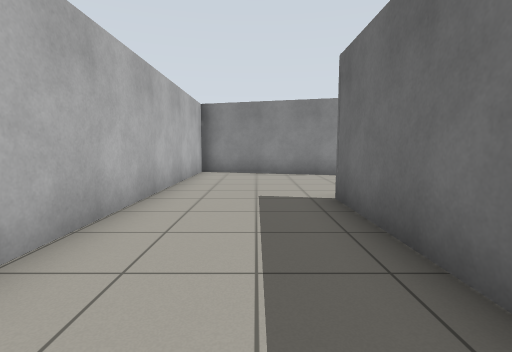
[1] (above)

24 first-person views from a walk through a Gazebo world. The camera is 0.94 m above the floor, tilts 6° down and sees 85° across. The floor is counted in squares, 1 m on a side. Each view is taken from the middle of a square. On the plan, view 1 faces up. The plan holds only what a view shows up to about 11 squares ahead; the rest is blank.

[2]
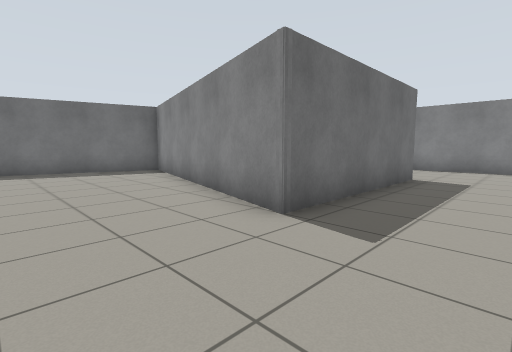

[3]
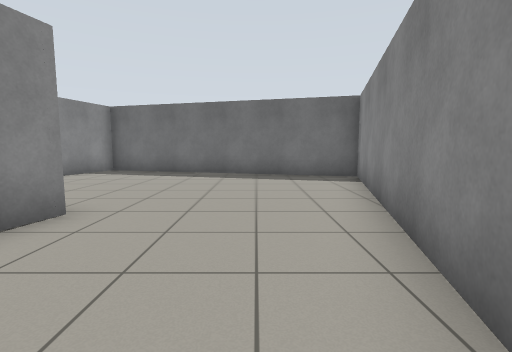

[4]
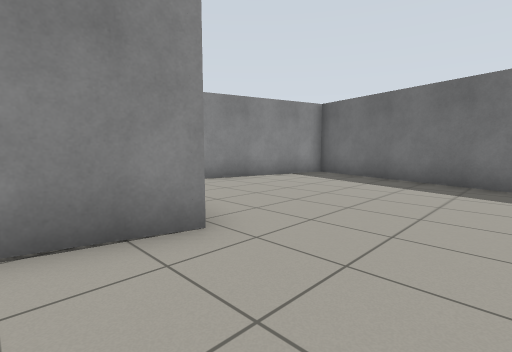

[5]
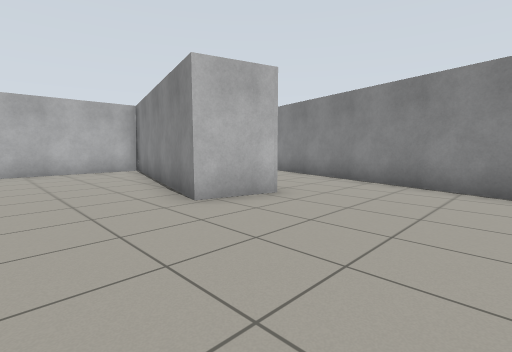

[6]
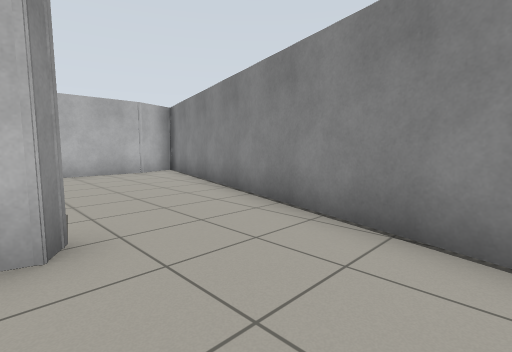

[7]
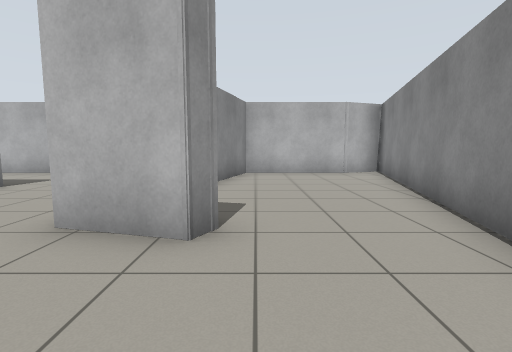

[8]
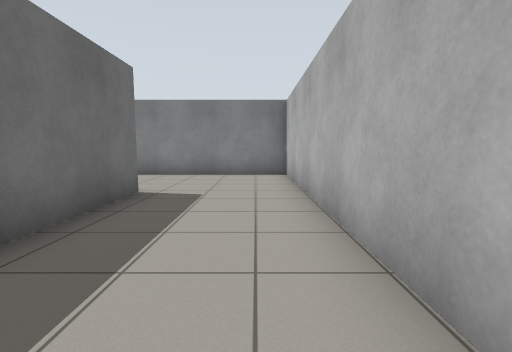

[9]
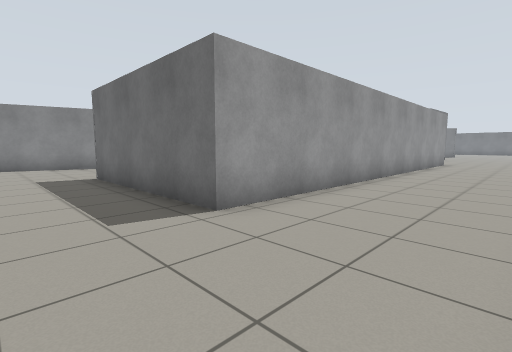

[10]
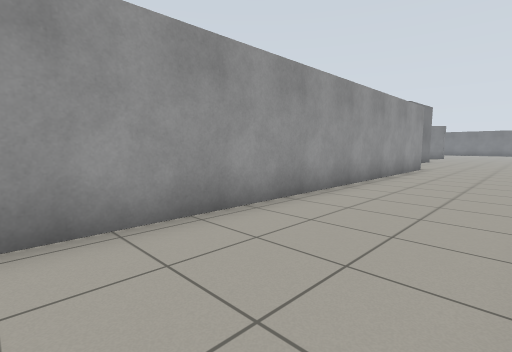

[11]
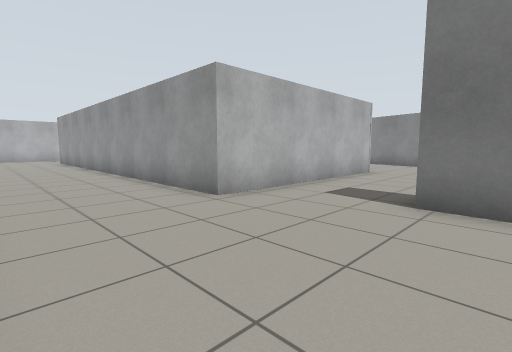

[12]
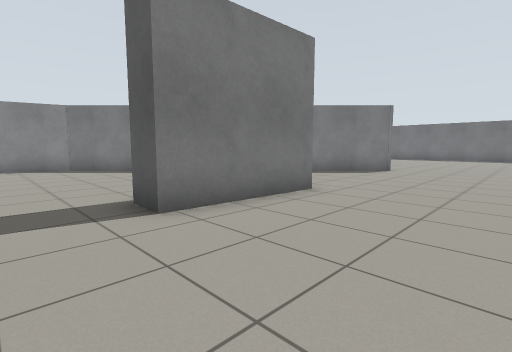

[13]
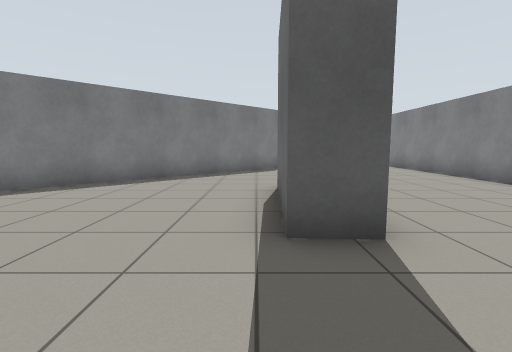

[14]
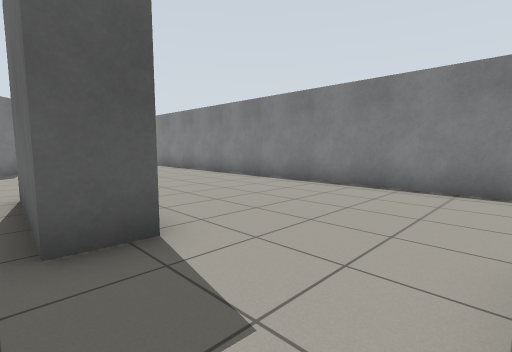

[15]
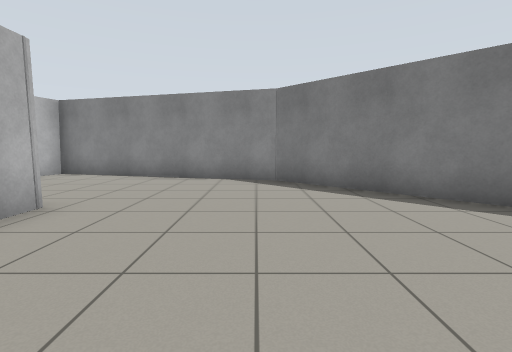

[16]
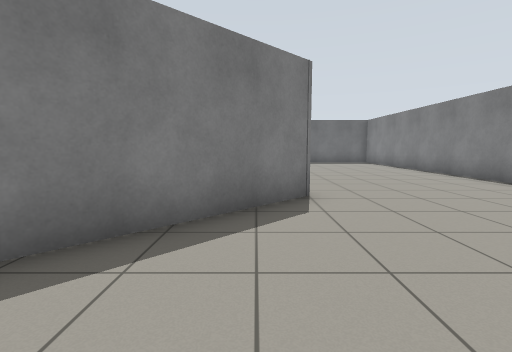

[17]
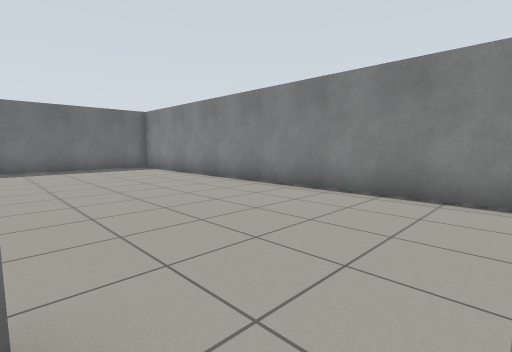

[18]
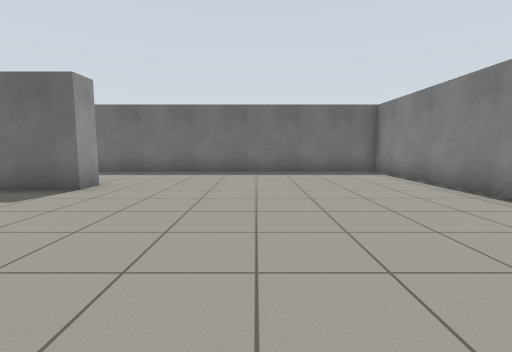

[19]
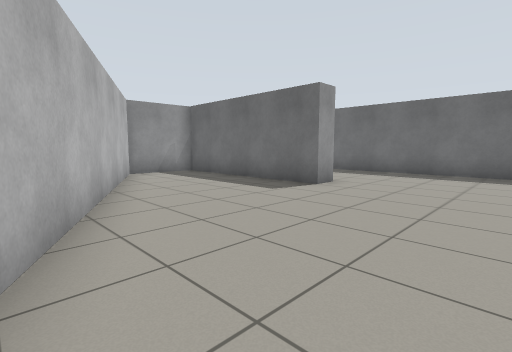

[20]
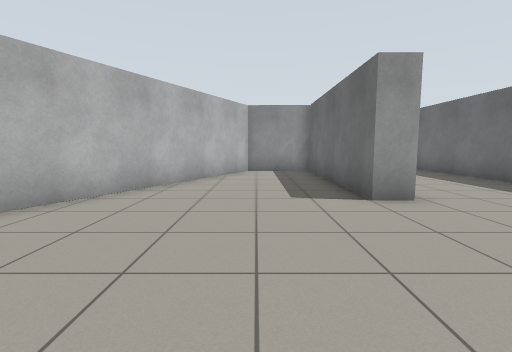

[21]
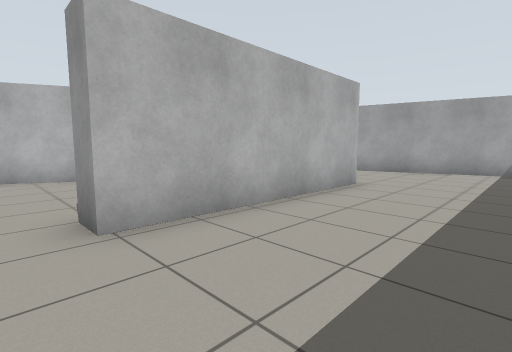

[22]
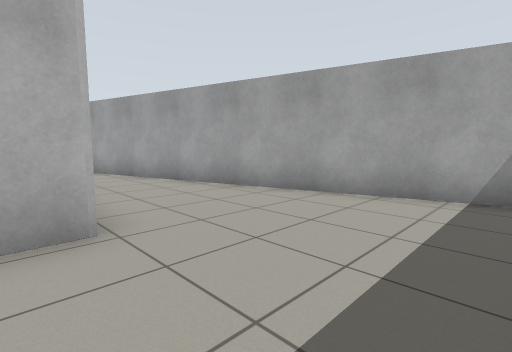

[23]
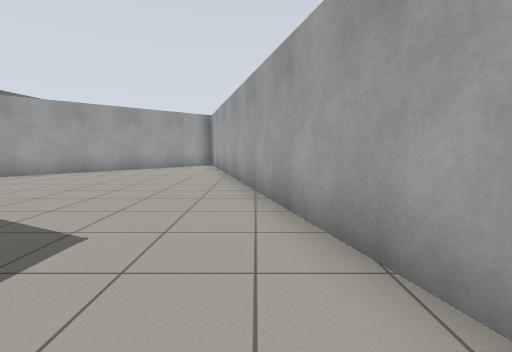

[24]
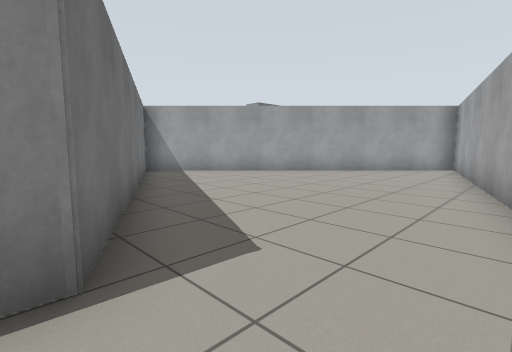

### Floor plan
Ten units are one square. View 1 is at (0, 0); x grows to the right and y downward. Boxes are objects, and circles mark ways between rooms. Rooms are numbered by the first view taken in them; rooms with no view inside come last. Other rooms are left out.
<svg viewBox="-25 -160 427 211">
<path fill="none" stroke="#000" d="M53 -103 48 -87 -20 -105 -20 14M14 7 14 -50 98 -28 122 -118M123 -117 66 -132M284 -9 196 -97 123 -117M157 -64 157 7 14 7M162 46 397 46 397 -101M326 -100 330 -100M123 -118 121 -108M358 -99 358 -38 350 -38 350 -97 327 -98 290 -22M388 -149 292 -123M-20 14 -20 46 31 46M292 -123 198 -98 283 -12 326 -100M48 -106 53 -103M48 -105 53 -103M-20 -142 -20 -107 5 -100M66 -132 -20 -155"/>
<rect x="185" y="-15" width="40" height="10" fill="#bbb"><title>grey box</title></rect>
<circle cx="-5" cy="5" r="3" fill="#2a7"/>
<circle cx="60" cy="-110" r="3" fill="#2a7"/>
<circle cx="300" cy="-103" r="3" fill="#2a7"/>
<text x="50" y="-70">1</text>
<text x="220" y="-20">2</text>
<text x="270" y="-80">3</text>
<text x="20" y="-120">4</text>
</svg>
Room 1 opens to room 2. Room 1 opens to room 4. Room 2 opens to room 3.

Where each view was taken, in squares from view 1:
view 1: 0 up, 0 right, facing up
view 2: 8 up, 1 left, facing down-right
view 3: 6 up, 1 right, facing right
view 4: 6 up, 3 right, facing up-right
view 5: 6 up, 9 right, facing up-left
view 6: 10 up, 8 right, facing up-left
view 7: 11 up, 8 right, facing left
view 8: 5 up, 1 left, facing down
view 9: 4 down, 1 left, facing up-right
view 10: 4 down, 3 right, facing up-right
view 11: 4 down, 20 right, facing up-left
view 12: 3 down, 17 right, facing up-right
view 13: 2 up, 16 right, facing right
view 14: 2 up, 16 right, facing down-right
view 15: 2 up, 19 right, facing up
view 16: 2 up, 23 right, facing right
view 17: 1 up, 27 right, facing down-right
view 18: 0 up, 29 right, facing right
view 19: 0 up, 29 right, facing up-right
view 20: 1 down, 33 right, facing up
view 21: 3 up, 39 right, facing up-left
view 22: 9 up, 39 right, facing up-left
view 23: 12 up, 34 right, facing left
view 24: 12 up, 33 right, facing down-left
